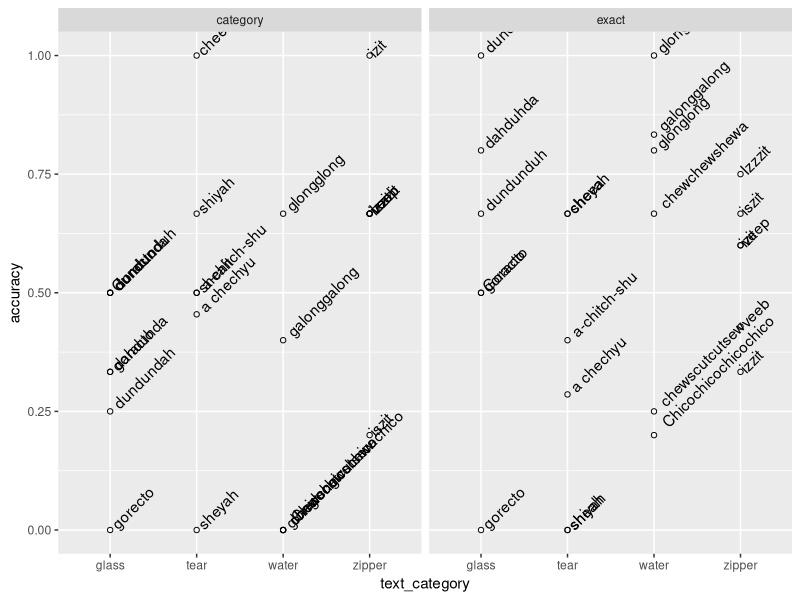
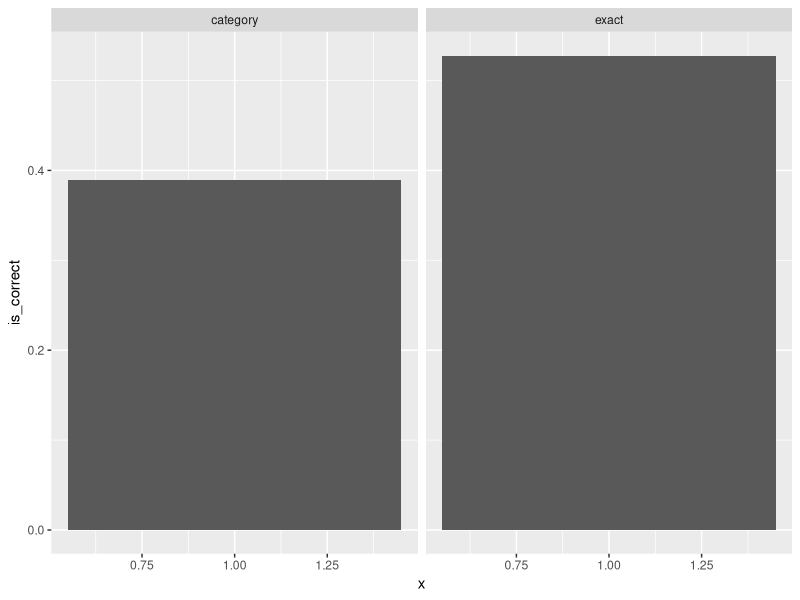

Write the R code that produced these figures, in order. (Note: this script raises an error after producing the figures.)
library(dplyr)
library(stringr)
library(ggplot2)

guesses <- read.csv("match-transcriptions/match_transcriptions.csv",
                    stringsAsFactors = FALSE)
guesses$chance <- 0.25

accuracy <- guesses %>%
  group_by(text_category, question_type, text) %>%
  summarize(
    accuracy = mean(is_correct),
    n = n()
  )

ggplot(accuracy, aes(x = text_category, y = accuracy)) +
  geom_point(shape = 1) +
  geom_text(aes(label = text), hjust = -0.1, angle = 45) +
  facet_wrap("question_type")

ggplot(guesses, aes(x = 1, y = is_correct)) +
  geom_bar(stat = "summary", fun.y = "mean") +
  facet_wrap("question_type")

summary(glm(is_correct ~ 1, offset = chance, data = guesses))
summary(glm(is_correct ~ 1, offset = chance, data = filter(guesses, question_type == "exact")))
summary(glm(is_correct ~ 1, offset = chance, data = filter(guesses, question_type == "category")))

glmer(is_correct ~ question_type + (question_type|subj_))